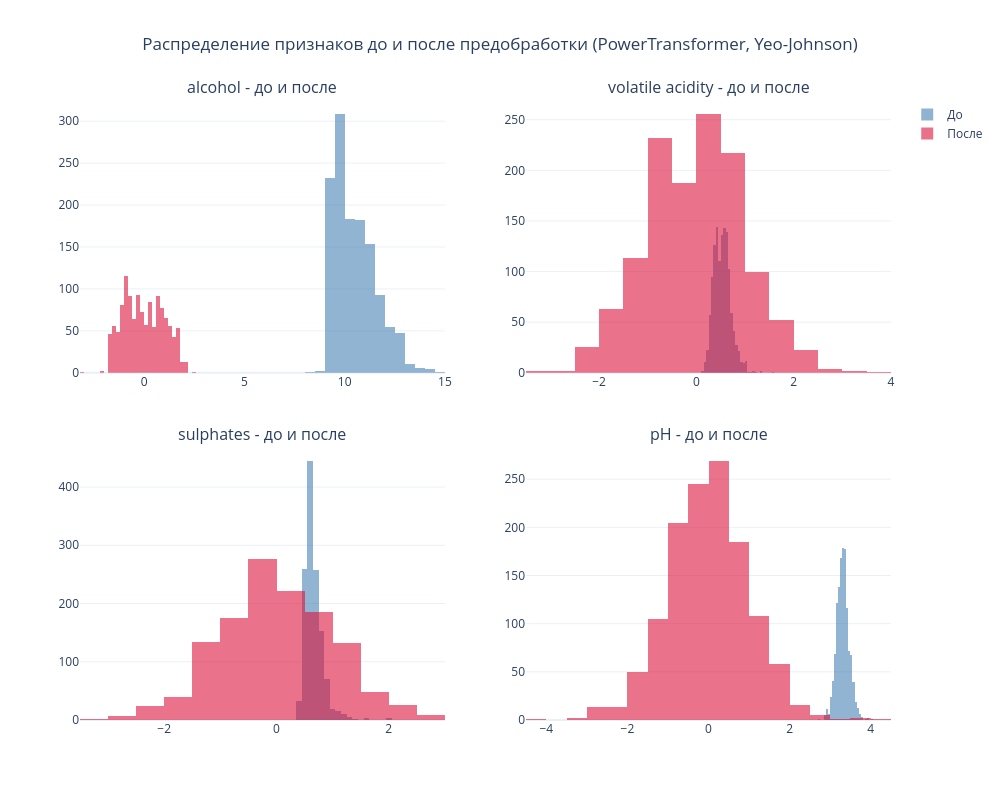

The notebook cell saved with this chart:
### Markdown cell above
С прошлой работы я принял решение изменить Pipeline - я пошел трудным путем, применяя логарифмическое преобразование к избранным признакам (а самый важный признак по корреляции с целевой алкоголь я забыл преобразовать) с высокой правосторонней ассиметрией. В этот раз, я решил просто применить PowerTransformer для всех признаков - он применит сразу и преобразование и стандартизацию, то что нужно, причем, он сам подберет лямбда для силы преобразования признака.

### Code cell
# Построение Pipeline с использованием PowerTransformer (Yeo-Johnson)
print("="*80)
print("Построение Pipeline предобработки:")
print("="*80)

# Все числовые признаки подвергаются Yeo-Johnson с одновременной стандартизацией
feature_order = list(X_train.columns)

# Создание ColumnTransformer: один шаг PowerTransformer для всех признаков
preprocessor = ColumnTransformer(
    transformers=[
        ('power_transform', PowerTransformer(method='yeo-johnson', standardize=True), feature_order)
    ],
    remainder='drop'
)

# Pipeline состоит только из предобработки (PowerTransformer уже стандартизует данные)
preprocessing_pipeline = Pipeline([
    ('preprocessor', preprocessor)
])

# Применение предобработки к тренировочным и тестовым данным
X_train_final = preprocessing_pipeline.fit_transform(X_train)
X_test_final = preprocessing_pipeline.transform(X_test)

# Преобразование обратно в DataFrame для удобства
X_train_final = pd.DataFrame(X_train_final, columns=feature_order, index=X_train.index)
X_test_final = pd.DataFrame(X_test_final, columns=feature_order, index=X_test.index)

print("Pipeline создан и применен (PowerTransformer, Yeo-Johnson)")
print(f"\nРазмерность данных после предобработки:")
print(f"  X_train_final: {X_train_final.shape}")
print(f"  X_test_final: {X_test_final.shape}")

# Выбираем несколько признаков для визуализации
sample_features = ['alcohol', 'volatile acidity', 'sulphates', 'pH']

fig = make_subplots(
    rows=2, cols=2,
    subplot_titles=[f'{feat} - до и после' for feat in sample_features],
    vertical_spacing=0.12,
    horizontal_spacing=0.1
)

for idx, feat in enumerate(sample_features):
    row = idx // 2 + 1
    col = idx % 2 + 1
    
    # До предобработки
    fig.add_trace(
        go.Histogram(
            x=X_train[feat],
            name='До',
            marker_color='steelblue',
            opacity=0.6,
            nbinsx=30,
            showlegend=(idx == 0)
        ),
        row=row, col=col
    )
    
    # После предобработки
    fig.add_trace(
        go.Histogram(
            x=X_train_final[feat],
            name='После',
            marker_color='crimson',
            opacity=0.6,
            nbinsx=30,
            showlegend=(idx == 0)
        ),
        row=row, col=col
    )

fig.update_layout(
    title={
        'text': 'Распределение признаков до и после предобработки (PowerTransformer, Yeo-Johnson)',
        'x': 0.5,
        'xanchor': 'center'
    },
    height=800,
    width=1000,
    template='plotly_white',
    barmode='overlay'
)

fig.show()

### Figure 1 — Plotly figure (JSON) as saved in the notebook; plotly's stock layout.template omitted (floating-point values rounded to 4 significant figures; data arrays with more than 128 entries replaced by an {"elided": "..."} marker saying what was removed)
{"data": [{"marker": {"color": "steelblue"}, "name": "До", "nbinsx": 30, "opacity": 0.6, "showlegend": true, "type": "histogram", "x": {"elided": "1279 float values"}, "xaxis": "x", "yaxis": "y"}, {"marker": {"color": "crimson"}, "name": "После", "nbinsx": 30, "opacity": 0.6, "showlegend": true, "type": "histogram", "x": {"elided": "1279 float values"}, "xaxis": "x", "yaxis": "y"}, {"marker": {"color": "steelblue"}, "name": "До", "nbinsx": 30, "opacity": 0.6, "showlegend": false, "type": "histogram", "x": {"elided": "1279 float values"}, "xaxis": "x2", "yaxis": "y2"}, {"marker": {"color": "crimson"}, "name": "После", "nbinsx": 30, "opacity": 0.6, "showlegend": false, "type": "histogram", "x": {"elided": "1279 float values"}, "xaxis": "x2", "yaxis": "y2"}, {"marker": {"color": "steelblue"}, "name": "До", "nbinsx": 30, "opacity": 0.6, "showlegend": false, "type": "histogram", "x": {"elided": "1279 float values"}, "xaxis": "x3", "yaxis": "y3"}, {"marker": {"color": "crimson"}, "name": "После", "nbinsx": 30, "opacity": 0.6, "showlegend": false, "type": "histogram", "x": {"elided": "1279 float values"}, "xaxis": "x3", "yaxis": "y3"}, {"marker": {"color": "steelblue"}, "name": "До", "nbinsx": 30, "opacity": 0.6, "showlegend": false, "type": "histogram", "x": {"elided": "1279 float values"}, "xaxis": "x4", "yaxis": "y4"}, {"marker": {"color": "crimson"}, "name": "После", "nbinsx": 30, "opacity": 0.6, "showlegend": false, "type": "histogram", "x": {"elided": "1279 float values"}, "xaxis": "x4", "yaxis": "y4"}], "layout": {"annotations": [{"font": {"size": 16}, "showarrow": false, "text": "alcohol - до и после", "x": 0.225, "xanchor": "center", "xref": "paper", "y": 1, "yanchor": "bottom", "yref": "paper"}, {"font": {"size": 16}, "showarrow": false, "text": "volatile acidity - до и после", "x": 0.775, "xanchor": "center", "xref": "paper", "y": 1, "yanchor": "bottom", "yref": "paper"}, {"font": {"size": 16}, "showarrow": false, "text": "sulphates - до и после", "x": 0.225, "xanchor": "center", "xref": "paper", "y": 0.44, "yanchor": "bottom", "yref": "paper"}, {"font": {"size": 16}, "showarrow": false, "text": "pH - до и после", "x": 0.775, "xanchor": "center", "xref": "paper", "y": 0.44, "yanchor": "bottom", "yref": "paper"}], "barmode": "overlay", "height": 800, "title": {"text": "Распределение признаков до и после предобработки (PowerTransformer, Yeo-Johnson)", "x": 0.5, "xanchor": "center"}, "width": 1000, "xaxis": {"anchor": "y", "domain": [0, 0.45]}, "xaxis2": {"anchor": "y2", "domain": [0.55, 1]}, "xaxis3": {"anchor": "y3", "domain": [0, 0.45]}, "xaxis4": {"anchor": "y4", "domain": [0.55, 1]}, "yaxis": {"anchor": "x", "domain": [0.56, 1]}, "yaxis2": {"anchor": "x2", "domain": [0.56, 1]}, "yaxis3": {"anchor": "x3", "domain": [0, 0.44]}, "yaxis4": {"anchor": "x4", "domain": [0, 0.44]}}}
